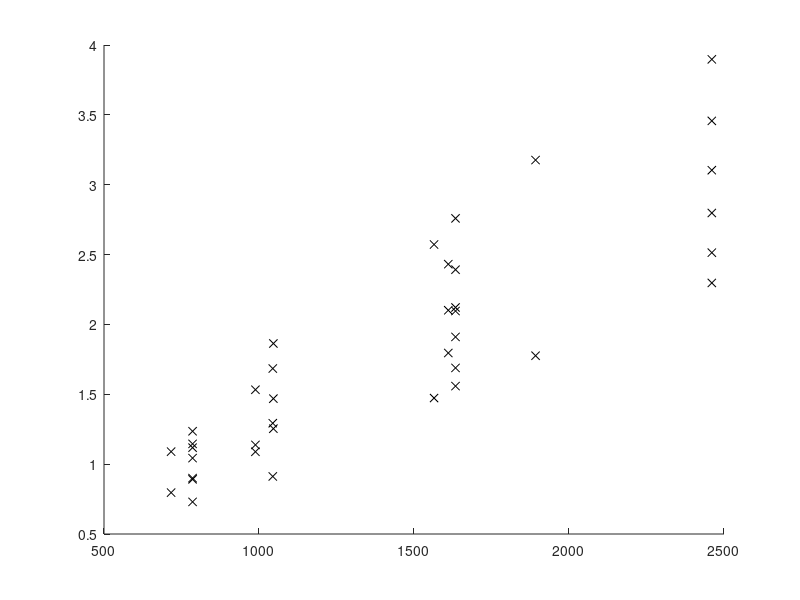

This chart was generated by the following MATLAB code: (Note: this script raises an error after producing the figure.)
%% Energy Plot
clear all;
load configurations_04_12_trimmed_v_and_a;
configs=configurations_04_12_trimmed_v_and_a;
g=9.81; % m/s^2
E_av=zeros(size(configs));
E0=0; % J
for m=1:length(configs)
    t=configs(m).t{1};
    y=configs(m).y{1};
    vy=configs(m).vy{1};
    vx=configs(m).vx{1};
    v=sqrt(vy.^2+vx.^2);
    
    E0=[E0 configs(m).m/1000*g*y(1)/100]; % in J
    E=configs(m).m/1000*g*y/100+1/2*configs(m).m/1000*(v/100).^2; % in J
    E_av(m)=mean(E);
end

saveFig=true;

close all;
figure(1);
hold on;
mass=[configs.m];
plot(mass,E_av,'kx');
hold on;
plot(mass,E0*ones(size(E_av)),'k-');
xlabel('Mass (g)');
ylabel('Energy (J)');
legend('Average energy of experimental configurations','Idealized physics model',...
    'Location','Best');
title('Energy of Experimental Configurations vs. Ideal Physics Model');
set(gca,'FontSize',14);

if saveFig
saveas(gcf,...
        ['/Users/UmColin/Documents/SHARED/6Sp18/6ME107/Roll Car/Github/ME107/RollCarCode/Graphs/Model/' ...
        'mass_energy'],'jpg');
end

figure(2);
hold on;
rg=[configs.r];
height=convertHeightSR([configs.h]);
plot(rg,E_av,'kx');
hold on;
plot(rg,E0*ones(size(E_av)),'k-');
xlabel('R_g (mm)');
ylabel('Energy (J)');
legend('Average energy of experimental configurations','Idealized physics model',...
    'Location','Best');
title('Energy of Experimental Configurations vs. Ideal Physics Model');
set(gca,'FontSize',14);

if saveFig
saveas(gcf,...
        ['/Users/UmColin/Documents/SHARED/6Sp18/6ME107/Roll Car/Github/ME107/RollCarCode/Graphs/Model/' ...
        'rg_energy'],'jpg');
end

figure(3);
hold on;
height=convertHeightSR([configs.h]);
plot(height,E_av,'kx');
hold on;
plot(height,E0*ones(size(E_av)),'k-');
xlabel('Drop Height (cm)');
ylabel('Energy (J)');
legend('Average energy of experimental configurations','Idealized physics model',...
    'Location','Best');
title('Energy of Experimental Configurations vs. Ideal Physics Model');
set(gca,'FontSize',14);

if saveFig
saveas(gcf,...
        ['/Users/UmColin/Documents/SHARED/6Sp18/6ME107/Roll Car/Github/ME107/RollCarCode/Graphs/Model/' ...
        'h_energy'],'jpg');
end